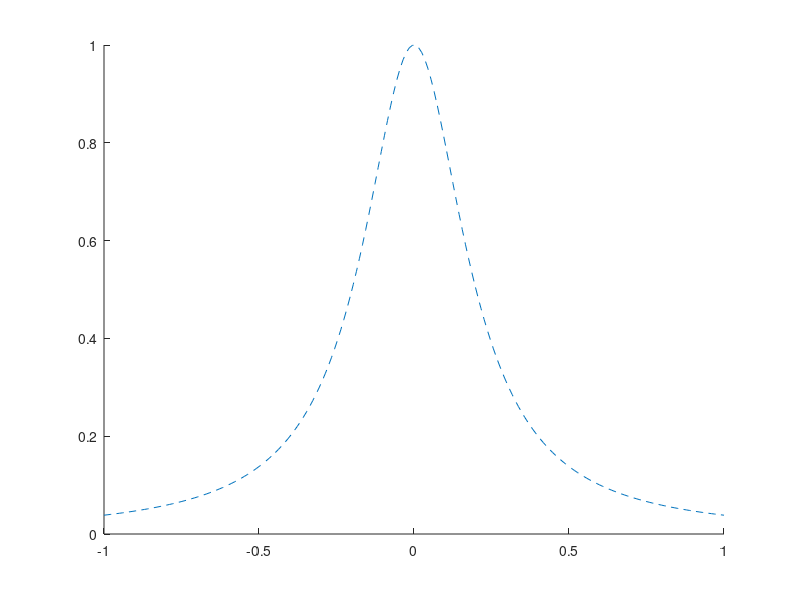

MATLAB code for this plot: (Note: this script raises an error after producing the figure.)
z=linspace(-1,1,200);

n=8; %varia entre 1 y 15
x=2*([1:n+1]-1)./(n-1);

hold on
plot(z,1./(1.+25.*z.^2),"--------------------");
plot(z,inewton(x,1./(1.+25.*x.^2),z),"********************");